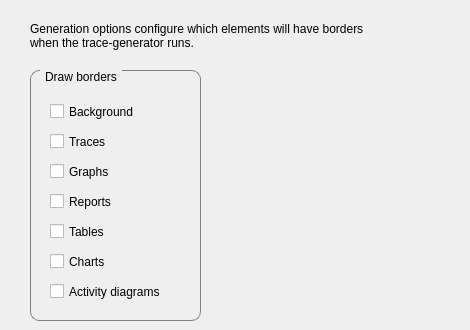
   <widget class="QWidget" name="generation_tab">
    <attribute name="title">
     <string>Generation</string>
    </attribute>
    <widget class="QGroupBox" name="groupBox_5">
     <property name="geometry">
      <rect>
       <x>30</x>
       <y>70</y>
       <width>171</width>
       <height>251</height>
      </rect>
     </property>
     <property name="layoutDirection">
      <enum>Qt::LeftToRight</enum>
     </property>
     <property name="styleSheet">
      <string notr="true">QGroupBox {
    border: 1px solid gray;
    border-radius: 9px;
    margin-top: 0.5em;
}

QGroupBox::title {
    subcontrol-origin: margin;
    left: 10px;
    padding: 0 3px 0 3px;
}</string>
     </property>
     <property name="title">
      <string>Draw borders</string>
     </property>
     <widget class="QCheckBox" name="generation_charts_use_border_cb">
      <property name="geometry">
       <rect>
        <x>20</x>
        <y>180</y>
        <width>90</width>
        <height>23</height>
       </rect>
      </property>
      <property name="text">
       <string>Charts</string>
      </property>
     </widget>
     <widget class="QCheckBox" name="generation_graphs_use_border_cb">
      <property name="geometry">
       <rect>
        <x>20</x>
        <y>90</y>
        <width>90</width>
        <height>23</height>
       </rect>
      </property>
      <property name="text">
       <string>Graphs</string>
      </property>
     </widget>
     <widget class="QCheckBox" name="generation_reports_use_border_cb">
      <property name="geometry">
       <rect>
        <x>20</x>
        <y>120</y>
        <width>90</width>
        <height>23</height>
       </rect>
      </property>
      <property name="text">
       <string>Reports</string>
      </property>
     </widget>
     <widget class="QCheckBox" name="generation_traces_use_border_cb">
      <property name="geometry">
       <rect>
        <x>20</x>
        <y>60</y>
        <width>90</width>
        <height>23</height>
       </rect>
      </property>
      <property name="text">
       <string>Traces</string>
      </property>
     </widget>
     <widget class="QCheckBox" name="generation_background_use_border_cb">
      <property name="geometry">
       <rect>
        <x>20</x>
        <y>30</y>
        <width>121</width>
        <height>23</height>
       </rect>
      </property>
      <property name="text">
       <string>Background</string>
      </property>
     </widget>
     <widget class="QCheckBox" name="generation_tables_use_border_cb">
      <property name="geometry">
       <rect>
        <x>20</x>
        <y>150</y>
        <width>90</width>
        <height>23</height>
       </rect>
      </property>
      <property name="text">
       <string>Tables</string>
      </property>
     </widget>
     <widget class="QCheckBox" name="generation_ad_use_border_cb">
      <property name="geometry">
       <rect>
        <x>20</x>
        <y>210</y>
        <width>141</width>
        <height>23</height>
       </rect>
      </property>
      <property name="text">
       <string>Activity diagrams</string>
      </property>
     </widget>
    </widget>
    <widget class="QLabel" name="label_33">
     <property name="geometry">
      <rect>
       <x>30</x>
       <y>10</y>
       <width>431</width>
       <height>51</height>
      </rect>
     </property>
     <property name="text">
      <string>Generation options configure which elements will have borders
when the trace-generator runs.</string>
     </property>
    </widget>
   </widget>
